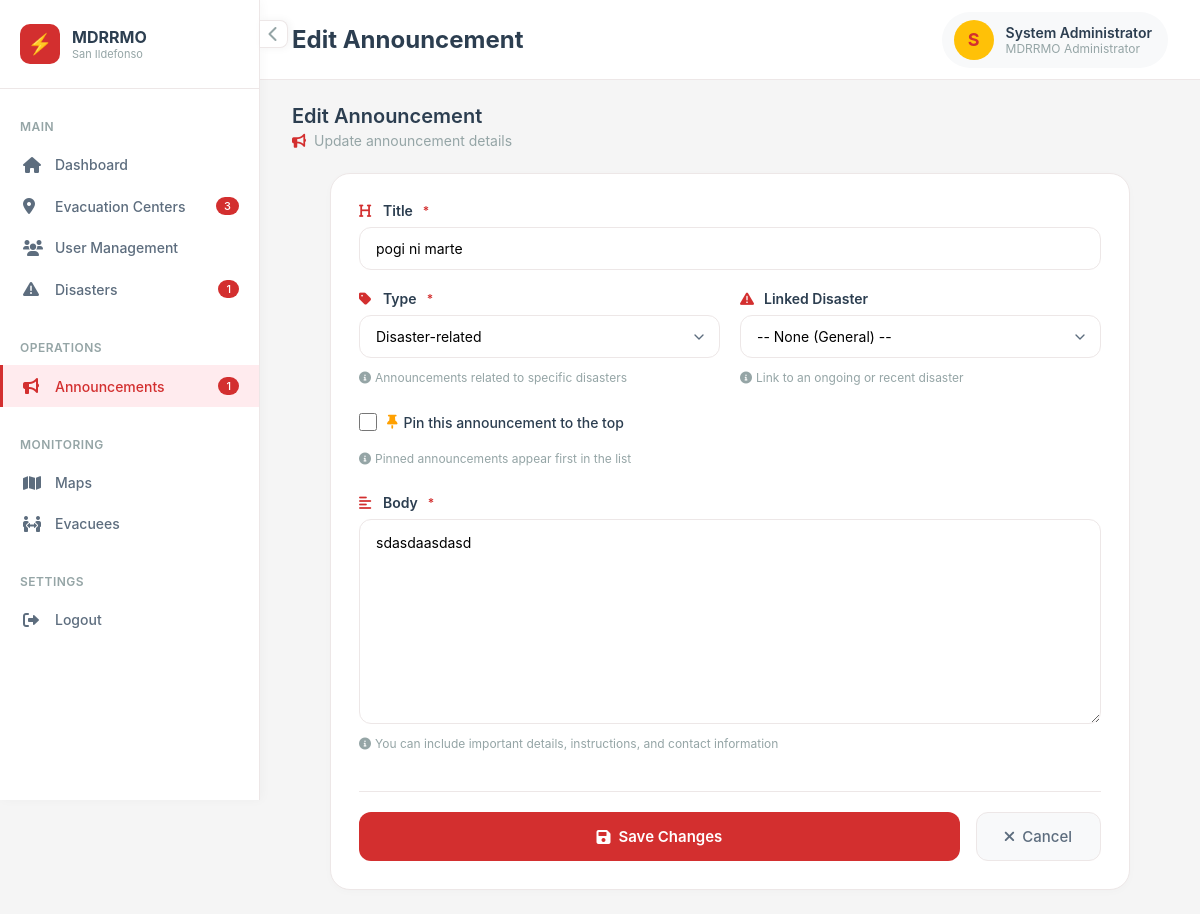
/admin/announcement_edit.php?id=1 (signed in), run on the app's committed database.
### tables this page shows
CREATE TABLE `users` (
  `id` int(10) UNSIGNED NOT NULL,
  `first_name` varchar(80) NOT NULL DEFAULT '',
  `last_name` varchar(80) NOT NULL DEFAULT '',
  `middle_name` varchar(80) DEFAULT NULL,
  `suffix` varchar(20) DEFAULT NULL,
  `full_name` varchar(255) GENERATED ALWAYS AS (trim(concat_ws(' ',`first_name`,coalesce(nullif(`middle_name`,''),NULL),`last_name`,coalesce(nullif(`suffix`,''),NULL)))) VIRTUAL,
  `email` varchar(150) NOT NULL,
  `contact_number` varchar(20) DEFAULT NULL,
  `birthday` date DEFAULT NULL COMMENT 'Date of birth — used to auto-compute age',
  `sex` enum('male','female','prefer_not_to_say') DEFAULT NULL COMMENT 'Biological sex of account owner',
  `password_hash` varchar(255) NOT NULL,
  `role` enum('citizen','admin','coordinator') NOT NULL DEFAULT 'citizen',
  `barangay_id` int(10) UNSIGNED NOT NULL,
  `house_number` varchar(50) NOT NULL,
  `is_email_verified` tinyint(1) NOT NULL DEFAULT 0,
  `otp_code_hash` varchar(255) DEFAULT NULL,
  `otp_expires_at` datetime DEFAULT NULL,
  `device_token` varchar(255) DEFAULT NULL,
  `device_fingerprint` varchar(255) DEFAULT NULL,
  `device_registered_at` datetime DEFAULT NULL,
  `is_device_trusted` tinyint(1) NOT NULL DEFAULT 0,
  `is_active` tinyint(1) NOT NULL DEFAULT 1,
  `created_at` datetime NOT NULL DEFAULT current_timestamp(),
  `updated_at` datetime NOT NULL DEFAULT current_timestamp() ON UPDATE current_timestamp()
);

CREATE TABLE `announcements` (
  `id` int(10) UNSIGNED NOT NULL,
  `title` varchar(200) NOT NULL,
  `body` text NOT NULL,
  `type` enum('general','disaster') NOT NULL DEFAULT 'general',
  `disaster_id` int(10) UNSIGNED DEFAULT NULL,
  `is_pinned` tinyint(1) NOT NULL DEFAULT 0,
  `published_at` datetime NOT NULL DEFAULT current_timestamp(),
  `created_by` int(10) UNSIGNED NOT NULL,
  `created_at` datetime NOT NULL DEFAULT current_timestamp(),
  `updated_at` datetime NOT NULL DEFAULT current_timestamp() ON UPDATE current_timestamp()
);

### pages/session.php (called while the page is built, shortened)
<?php
function current_user(): ?array
{
    static $cached = null;
    if ($cached !== null) {
        return $cached;
    }
    $pdo = db();
    $stmt = $pdo->prepare('SELECT u.*, b.name AS barangay_name, b.municipality, b.province
                           FROM users u
                           JOIN barangays b ON b.id = u.barangay_id
                           WHERE u.id = ? AND u.is_active = 1');
    $stmt->execute([$_SESSION['user_id']]);
    $cached = $stmt->fetch() ?: null;
    return $cached;
}
function require_login(?string $role = null): void
{
    $user = current_user();
}

### admin/announcement_edit.php (the view, shortened to what this page needs)
<?php
require_once __DIR__ . '/../pages/session.php';
require_login('admin');
$pdo  = db();
$user = current_user();
$id = isset($_GET['id']) ? (int)$_GET['id'] : 0;
$ann = null;
if ($id) {
    $stmt = $pdo->prepare("SELECT * FROM announcements WHERE id = ?");
    $stmt->execute([$id]);
    $ann = $stmt->fetch();
}
$_badgeCenters       = (int)$pdo->query("SELECT COUNT(*) FROM evacuation_centers")->fetchColumn();
$_badgeOngoing       = (int)$pdo->query("SELECT COUNT(*) FROM disasters WHERE status = 'ongoing'")->fetchColumn();
$_badgeAnnouncements = (int)$pdo->query("SELECT COUNT(*) FROM announcements")->fetchColumn();
?>
<!DOCTYPE html>
<html lang="en">
<head>
    <link rel="stylesheet" href="../asset/css/announcement_edit.css" />
    <link rel="stylesheet" href="https://cdnjs.cloudflare.com/ajax/libs/font-awesome/6.0.0/css/all.min.css" />
</head>
<body>
    <div class="app-wrapper">
        <div class="sidebar-toggle-btn" id="sidebarToggleBtn">
            <i class="fas fa-chevron-left"></i>
        </div>
        <aside class="sidebar" id="sidebar">
            <div class="sidebar-header">
                <div class="sidebar-logo">
                    <div class="logo-image">
                    </div>
                    <div class="logo-text">
                        <h3>MDRRMO</h3>
                        <p>San Ildefonso</p>
                    </div>
                </div>
            </div>
            <div class="sidebar-content">
                <div class="sidebar-section">
                    <div class="sidebar-section-title">Main</div>
                    <ul class="sidebar-menu">
                        <li><a href="index.php" class="sidebar-link"><i class="fas fa-home"></i> <span>Dashboard</span></a></li>
                        <li><a href="centers.php" class="sidebar-link"><i class="fas fa-map-marker-alt"></i> <span>Evacuation Centers</span><?php if($_badgeCenters > 0): ?><span class="sidebar-badge"><?php echo $_badgeCenters; ?></span><?php endif; ?></a></li>
                        <li><a href="users.php" class="sidebar-link"><i class="fas fa-users"></i> <span>User Management</span></a></li>
                        <li><a href="disasters.php" class="sidebar-link"><i class="fas fa-exclamation-triangle"></i> <span>Disasters</span><?php if($_badgeOngoing > 0): ?><span class="sidebar-badge"><?php echo $_badgeOngoing; ?></span><?php endif; ?></a></li>
                    </ul>
                </div>
                <div class="sidebar-section">
                    <div class="sidebar-section-title">Operations</div>
                    <ul class="sidebar-menu">
                        <li><a href="announcements.php" class="sidebar-link active"><i class="fas fa-bullhorn"></i> <span>Announcements</span><?php if($_badgeAnnouncements > 0): ?><span class="sidebar-badge"><?php echo $_badgeAnnouncements; ?></span><?php endif; ?></a></li>
                    </ul>
                </div>
                <div class="sidebar-section">
                    <div class="sidebar-section-title">Monitoring</div>
                    <ul class="sidebar-menu">
                        <li><a href="maps.php" class="sidebar-link"><i class="fas fa-map"></i> <span>Maps</span></a></li>
                        <li><a href="evacuees.php" class="sidebar-link"><i class="fas fa-people-arrows"></i> <span>Evacuees</span></a></li>
                    </ul>
                </div>
                <div class="sidebar-section">
                    <div class="sidebar-section-title">Settings</div>
                    <ul class="sidebar-menu">
                        <li><a href="../pages/logout.php" class="sidebar-link"><i class="fas fa-sign-out-alt"></i> <span>Logout</span></a></li>
                    </ul>
                </div>
            </div>
        </aside>
        <main class="main-content" id="mainContent">
            <div class="top-nav">
                <div class="page-title">
                    <h1><?php echo $id ? 'Edit Announcement' : 'New Announcement'; ?></h1>
                </div>
                <div class="user-menu">
                    <div class="user-profile">
                        <div class="user-avatar">
                            <?php echo strtoupper(substr($user['full_name'] ?? 'A', 0, 1)); ?>
                        </div>
                        <div class="user-info">
                            <span class="user-name"><?php echo htmlspecialchars($user['full_name'] ?? 'Admin'); ?></span>
                            <span class="user-role">MDRRMO Administrator</span>
                        </div>
                    </div>
                </div>
            </div>
            <div class="dashboard">
                <div class="page-header">
                    <div class="page-header-left">
                        <h2><?php echo $id ? 'Edit Announcement' : 'Create New Announcement'; ?></h2>
                        <p>
                            <i class="fas fa-bullhorn" style="color: var(--primary-red);"></i>
                            <?php echo $id ? 'Update announcement details' : 'Create a new public announcement'; ?>
                        </p>
                    </div>
                </div>
                <div class="card">
                    <form method="post" class="form">
                        <div class="form-group">
                            <label class="form-label">
                                <i class="fas fa-heading"></i>
                                Title <span class="form-required">*</span>
                            </label>
                            <input type="text" name="title" required
                                   class="form-control"
                                   placeholder="e.g., Typhoon Enteng Preparedness Measures"
                                   value="<?php echo htmlspecialchars($_POST['title'] ?? ($ann['title'] ?? '')); ?>">
                        </div>
                        <div class="form-row">
                            <div class="form-group">
                                <label class="form-label">
                                    <i class="fas fa-tag"></i>
                                    Type <span class="form-required">*</span>
                                </label>
                                <?php
                                $selectedType = $_POST['type'] ?? ($ann['type'] ?? 'general');
                                ?>
                                <select name="type" class="form-control" id="announcementType">
                                    <option value="disaster" <?php echo $selectedType === 'disaster' ? 'selected' : ''; ?>>
                                        Disaster-related
                                    </option>
                                </select>
                                <div class="form-hint">
                                    <i class="fas fa-info-circle"></i>
                                    <span id="typeHint">General announcements for all users</span>
                                </div>
                            </div>
                            <div class="form-group" id="disasterField">
                                <label class="form-label">
                                    <i class="fas fa-exclamation-triangle"></i>
                                    Linked Disaster
                                </label>
                                <select name="disaster_id" class="form-control">
                                    <option value="">-- None (General) --</option>
                                </select>
                                <div class="form-hint">
                                    <i class="fas fa-info-circle"></i>
                                    Link to an ongoing or recent disaster
                                </div>
                            </div>
                        </div>
                        <div class="form-checkbox">
                            <input type="checkbox" name="is_pinned" value="1" id="is_pinned"
                                <?php
                                    $checkedPinned = isset($_POST['is_pinned'])
                                        ? (bool)$_POST['is_pinned']
                                        : (isset($ann['is_pinned']) && $ann['is_pinned']);
                                    echo $checkedPinned ? 'checked' : '';
                                ?>>
                            <label for="is_pinned">
                                <i class="fas fa-thumbtack"></i>
                                Pin this announcement to the top
                            </label>
                        </div>
                        <div class="form-hint" style="margin-top: -8px; margin-bottom: 8px;">
                            <i class="fas fa-info-circle"></i>
                            Pinned announcements appear first in the list
                        </div>
                        <div class="form-group">
                            <label class="form-label">
                                <i class="fas fa-align-left"></i>
                                Body <span class="form-required">*</span>
                            </label>
                            <textarea name="body" rows="8" class="form-control"
                                      placeholder="Write the announcement content here..."><?php
                                echo htmlspecialchars($_POST['body'] ?? ($ann['body'] ?? ''));
                            ?></textarea>
                            <div class="form-hint">
                                <i class="fas fa-info-circle"></i>
                                You can include important details, instructions, and contact information
                            </div>
                        </div>
                        <div class="form-actions">
                            <button type="submit" class="btn-submit">
                                <i class="fas fa-save"></i>
                                <?php echo $id ? 'Save Changes' : 'Create Announcement'; ?>
                            </button>
                            <a href="announcements.php" class="btn-cancel">
                                <i class="fas fa-times"></i>
                                Cancel
                            </a>
                        </div>
                    </form>
                </div>
            </div>
        </main>
    </div>
</body>
</html>

### data on the page
users: full_name "S", full_name "System Administrator"
announcements: title "pogi ni marte", type "Disaster-related", body "sdasdaasdasd"

### other printed values
$_badgeCenters "3"
$_badgeOngoing "1"
$_badgeAnnouncements "1"
